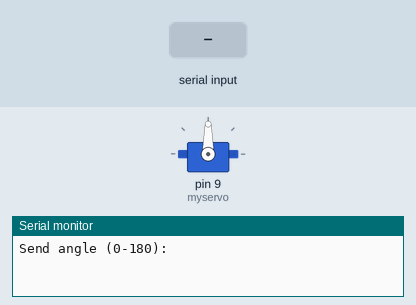
The sketch below on a simulated Arduino Uno, built with avr-gcc and run on an emulated ATmega328P. On the bench: servo, the last lines printed to the serial monitor. Inputs (shaded band) come from the test bench.

Above: at 1.2 s.
1.3 s: "0\n" received over Serial
At 2.1 s:
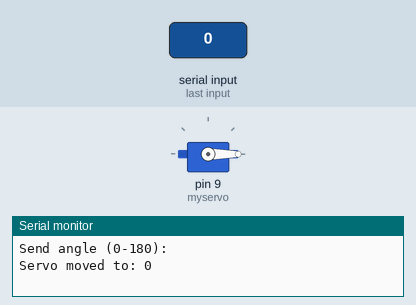
2.8 s: "200\n" received over Serial
At 3.3 s:
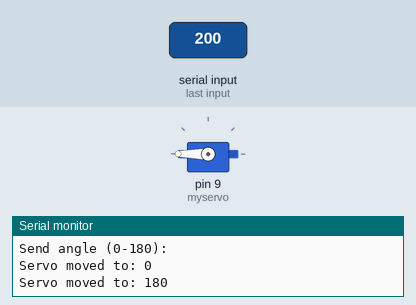
4.3 s: "90\n" received over Serial
At 5.6 s:
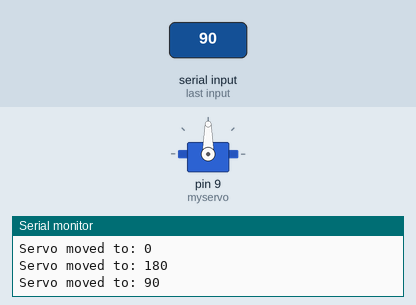
Timing chart, 0 to 7.3 s (numbered marks = the images above; inputs shaded):
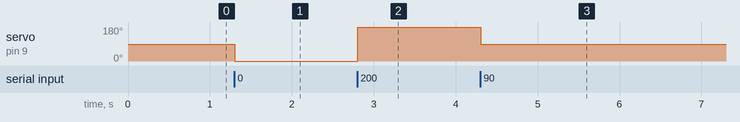

The sketch:

facearduino.ino
```cpp
#include <Servo.h>

Servo myservo;

void setup() {
  Serial.begin(9600);
  myservo.attach(9);
  myservo.write(90);
  Serial.println("Send angle (0-180):");
}

void loop() {
  if (Serial.available()) {
    String input = Serial.readStringUntil('\n');
    input.trim();

    if (input.length() == 0) return;

    if (!isNumber(input)) {
      Serial.print("Invalid input: ");
      Serial.println(input);
      return;
    }

    int angle = input.toInt();
    angle = constrain(angle, 0, 180);

    myservo.write(angle);
    Serial.print("Servo moved to: ");
    Serial.println(angle);
  }
}

bool isNumber(String s) {
  for (unsigned int i = 0; i < s.length(); i++) {
    if (!isDigit(s[i])) return false;
  }
  return true;
}
```

Measured:
- after the input at 1.3 s, servo on pin 9 (myservo): 90° → 0° at once
- after the input at 2.8 s, servo on pin 9 (myservo): 0° → 180° at once
- after the input at 4.3 s, servo on pin 9 (myservo): 180° → 90° at once
